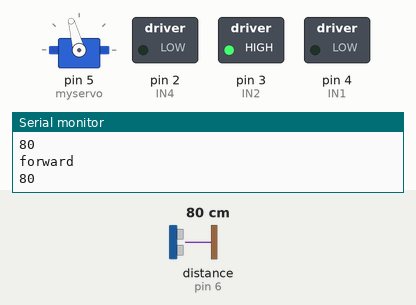
A sketch run on a simulated Arduino Uno, built with avr-gcc and run on an emulated ATmega328P. Shown: servo, switched loads named in the sketch (green lamp = pin HIGH), the last lines printed to the serial monitor. Wiring (inferred from the names in the program): ultrasonic range finder: trigger pin 7; echo pin 6. The test bench sets the inputs (shaded band); at power-on: distance to the obstacle (sensor on pin 6) 80 cm. The echo pulse lasts 58.3 µs per cm; pins used as bus, display or sensor lines are not drawn.

Above: at 4.8 s.
4.9 s: distance to the obstacle (sensor on pin 6) set to 24 cm
7.9 s: distance to the obstacle (sensor on pin 6) set to 20 cm
At 8.8 s:
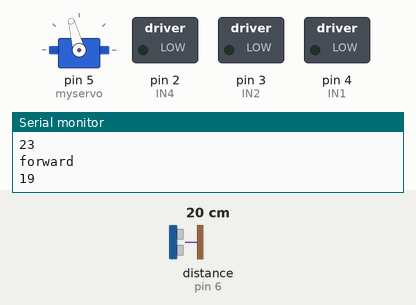
10.9 s: distance to the obstacle (sensor on pin 6) set to 250 cm
At 12.22 s:
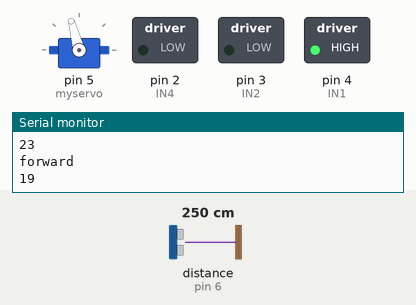
13.8 s: distance to the obstacle (sensor on pin 6) set to 2 cm
At 15.5 s:
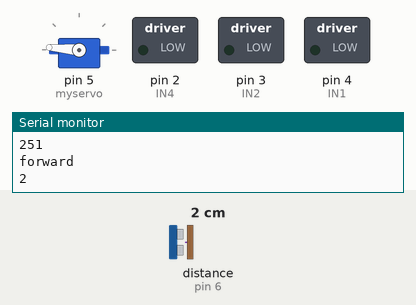
19.7 s: distance to the obstacle (sensor on pin 6) set to 60 cm
At 22.51 s:
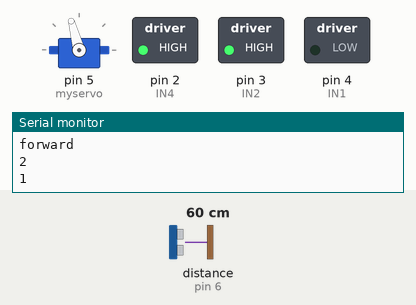
Timing chart, 0 to 23.7 s (numbered marks = the images above; inputs shaded):
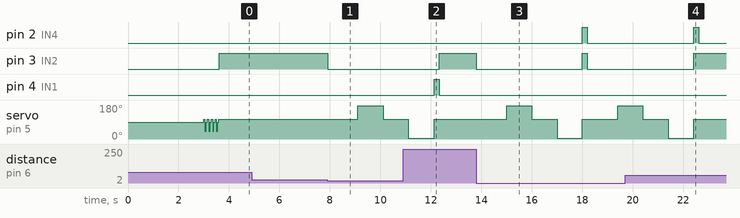

The sketch:

sketch_dec1a_ine.ino
```cpp
#include <Servo.h> //SERVO MOTOR LIBRARY INCLUDED
Servo myservo;
byte servostart = 105; //SET INITIAL SERVO POSITION
int distanceleft = 0;
int distanceright = 0;
long t, cm; //VARIABLES FOR DISTANCE READING

//DEFINE MOTOR AND SENSOR PINS
//MOTOR 1
#define IN1 4
#define IN2 3

//MOTOR 2
#define IN3 1
#define IN4 2


//SENSOR
#define Trig 7
#define Echo 6


void setup() {
  myservo.attach(5); //INCLUDE SERVO MOTOR PIN
//MOTOR PINS SET AS OUTPUT
  //MOTOR 1
  pinMode(IN1, OUTPUT);
  pinMode(IN2, OUTPUT);

//MOTOR 2
  pinMode(IN3, OUTPUT);
  pinMode(IN4, OUTPUT);
//SENSOR PIN TRIG SET AS OUTPUT AND ECHO PIN SET AS INPUT
//SENSOR
  pinMode(Trig, OUTPUT);
  pinMode(Echo, INPUT);
 //SERIAL MONITOR BEGIN
  Serial.begin(9600);
 //THE ROBOT START FUNCTION
  start();
}
void loop() {
//THE LOOP MAKES THE CODE RUN AGAIN AND AGAIN
 //GETS THE DISTANCE VALUE
  getdistance();
  Serial.println(cm);
  int leftdistance = 0;
  int rightdistance = 0;
 //THE VALUES ARE CHECKED WITH THE IF CONDITION
//IF THE DISTANCE IS EQUAL OR SMALLER THAN 2O.THE ROBOT STOPS
  if (cm <= 20) {
    Stop();
    delay(200);
   //THE SERVO MOTOR ROTATES LEFT AND TAKES THE DISTANCE USING THE ULTRASONIC SENSOR
    leftdistance = leftsee();
   //THE SERVO MOTOR ROTATES RIGHT AND TAKES THE DISTANCE USING THE ULTRASONIC SENSOR
    rightdistance = rightsee();
//IF THE DISTANCE LEFT IS GREATER TO THE DISTANCE TO THE RIGHT. THE ROBOT TURNS LEFT
    if (leftdistance >= rightdistance) {
      turnleft();
      delay(200);
      Stop();
     //IF THE DISTANCE TO THE RIGHT IS GREATER THAN TO THE LEFT. THE ROBOT TURNS RIGHT
    } else {
      turnright();
      delay(200);
      Stop();
    }
   //ELSE THE ROBOT MOVES FOWARD
  } else {
    forward();
    Serial.println("forward");
  }
}
//MOTOR ROTATION FUNCTIONS
//FOR THE ROBOT TO MOVE FOWARD
void forward() {
  digitalWrite(IN1, LOW);
  digitalWrite(IN2, HIGH); //LEFT MOTOR FOWARD
  digitalWrite(IN3, HIGH);
  digitalWrite(IN4, LOW); //RIGHT MOTOR BACKWARD
}
//FOR THE ROBOT TO MOVE RIGHT
void turnright() {
  digitalWrite(IN1, HIGH); //LEFT MOTOR BACKWARD
  digitalWrite(IN2, LOW);
  digitalWrite(IN3, HIGH); //RIGHT MOTOR FOWARD
  digitalWrite(IN4, LOW);
}
//FOR THE ROBOT TO MOVE LEFT
void turnleft() {
  digitalWrite(IN1, LOW);
  digitalWrite(IN2, HIGH); //LEFT MOTOR FOWARD
  digitalWrite(IN3, LOW);
  digitalWrite(IN4, HIGH); //RIGHT MOTOR BACKWARD
}
//FOR THE ROBOT TO STOP
void Stop() {
  digitalWrite(IN1, LOW); //NO PIN SET TO HIGH, THE MOTORS DONT MOVE SO THE ROBOT STOPS
  digitalWrite(IN2, LOW);
  digitalWrite(IN3, LOW);
  digitalWrite(IN4, LOW);
}
//THE ROBOT START FUNCTION
//LOOP RUNS 4 TIMES AND GOES TO 3 DIFFERENT POSITION 105 , 40 AND 90 TO SHOW SERVO IS WORKING AND THE ROBOT IS POWERED ON
void start() {
  delay(3000);
  for (int a = 0; a < 4; a++) {
    myservo.write(servostart);
    delay(50);
    myservo.write(40);
    delay(50);
    myservo.write(90);
    delay(50);
    myservo.write(servostart);
  }
}
//THE SERVO MOTOR TURN LEFT FUNCTION
int leftsee() {
  myservo.write(servostart); //CENTER
  delay(1000);
  myservo.write(175); //FULLY LEFT
  delay(1000);
  distanceleft = getdistance();
  myservo.write(servostart);
  return distanceleft;
}
//THE SERVO MOTOR TURN RIGHT FUNCTION
int rightsee() {
  myservo.write(servostart); //CENTER
  delay(1000);
  myservo.write(5); //FULLY RIGHT
  delay(1000);
  distanceright = getdistance();
  myservo.write(servostart);
  return distanceright;
}
//THE ULTRASONIC FUNCTION
int getdistance() {
  digitalWrite(Trig, LOW); //TRIG IS LOW
  delayMicroseconds(4);
  digitalWrite(Trig, HIGH); //TRIG IS HIGH
  delayMicroseconds(10);
  digitalWrite(Trig, LOW); //TRIG IS LOW
  t = pulseIn(Echo, HIGH); //MEASURE ECHO PULSE TIME
  cm = t / 29 / 2; //29 MICROSECONDS FOR THE SPEED OF SOUND TO TRAVEL 1 CM AND DIVIDE BY 2 TO CALCULATE THE 1 WAY DISTANCE
  return cm;
}
```

Measured:
- the behaviour switches between 22 and 21 cm on distance to the obstacle (sensor on pin 6) (found by bisection; images 0 and 1)
- after the input at 7.9 s, pin 3 (IN2): HIGH → LOW at once; servo on pin 5 (myservo): 105° → 175° after 1.2 s, → 105° 1.0 s later
- after the input at 10.9 s, pin 2 (IN4): stays LOW (without the input it goes to HIGH after 1.2 s); pin 4 (IN1): LOW → HIGH after 1.2 s, → LOW 0.20 s later
- after the input at 13.8 s, pin 2 (IN4): LOW → HIGH after 4.2 s, → LOW 0.20 s later; pin 3 (IN2): HIGH → LOW at once, → HIGH 4.2 s later, → LOW 0.20 s later; servo on pin 5 (myservo): 105° → 175° after 1.2 s, → 105° 1.0 s later, → 5° 1.0 s later, → 105° 1.0 s later, … (5 changes in this stretch)
- after the input at 19.7 s, pin 3 (IN2): goes on until 22.4 s, then stays HIGH
